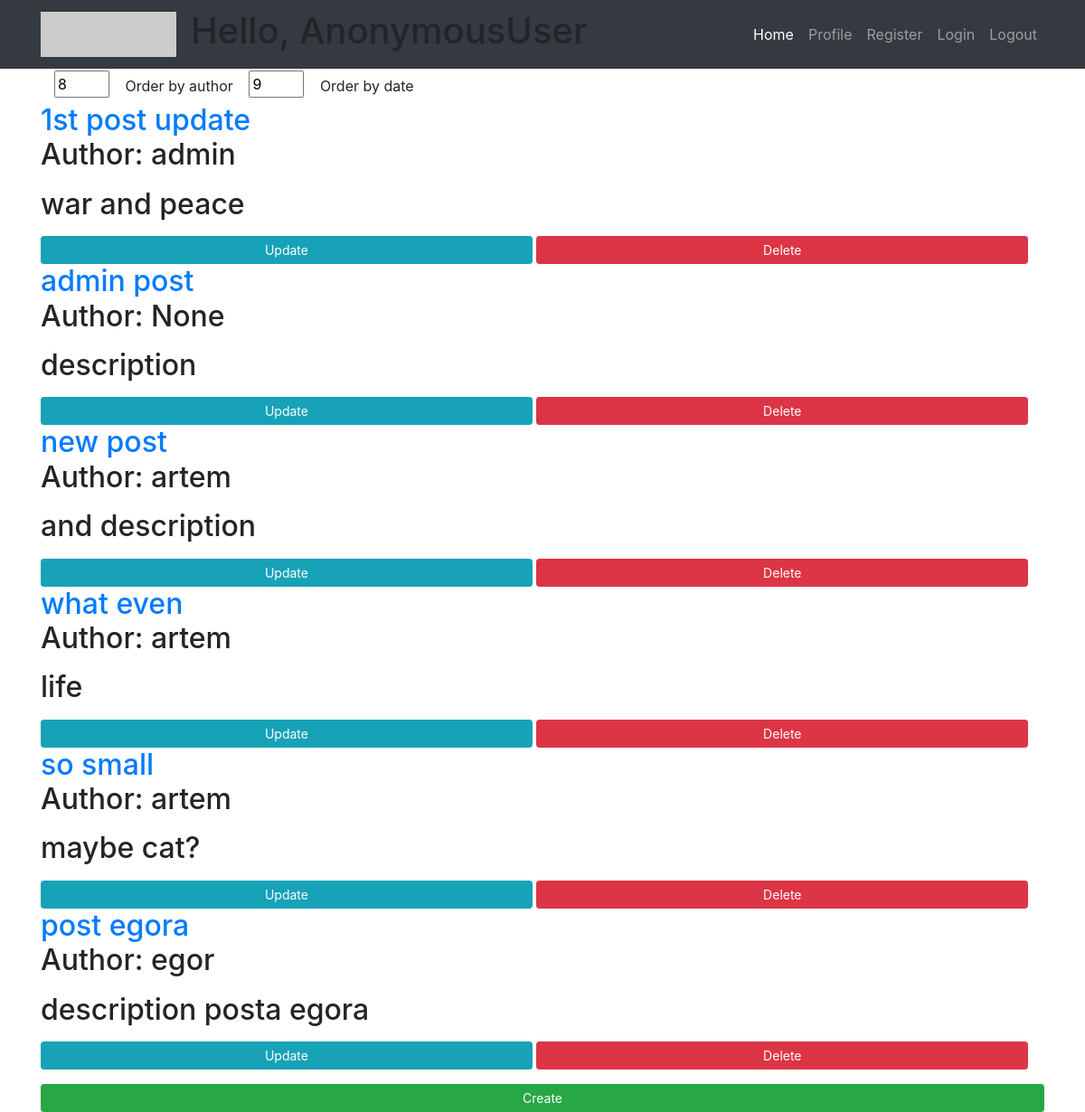
Screenshot of /blog/ with the database file from the repository.
### BlogApp/models.py (models this page shows, shortened)
class Post(models.Model):
    name = models.CharField(max_length=200, default='Untitled')
    creation_date = models.DateTimeField(auto_now_add=True, null=True)
    text = models.TextField()
    description = models.TextField(max_length=200)
    user = models.ForeignKey(Guest, on_delete=models.SET_NULL, null=True)

class Guest(models.Model):
    user = models.OneToOneField(User, null=True, blank=True, on_delete=models.CASCADE)
    name = models.CharField(max_length=200, null=True)  # should be unique
    date_created = models.DateTimeField(auto_now_add=True, null=True)
    email = models.EmailField(default='example@blog.com')  # can't change
    phone = models.IntegerField(blank=True, default=111111)
    profile_picture = models.ImageField(null=True, blank=True)
    skype = models.CharField(max_length=50, null=True, blank=True)
    def __str__(self):
        return self.name

### BlogApp/views.py (the view)
# urls.py: path('', views.index, name='home'),
def index(request):
    try:
        posts = Post.objects.all()
    except TypeError:
        template = loader.get_template('Blog/unauthenticated.html')
        return HttpResponse(template.render())
    if request.GET.get('order_by_author'):
        posts = Post.objects.all().order_by('user')
    elif request.GET.get('order_by_date'):
        posts = Post.objects.all().order_by('creation_date')
    context = {'posts': posts, 'user': request.user.username}
    return render(request, 'index.html', context)

### templates/index.html (shortened to what this page needs)
{% extends 'Blog/base.html' %}
{% block content %}
<div class="tasks">
    <div class="container">
        <form action="#" method="get">
            <input type="text" value="8" name="mytextbox" size="1"/>
            <input type="submit" class="btn" value="Order by author" name="order_by_author">
            <input type="text" value="9" name="mytextbox" size="1"/>
            <input type="submit" class="btn" value="Order by date" name="order_by_date">
        </form>
    </div>
    {% for post in posts %}
    <div class="label">
    <h2><a href="{% url 'Blog:post' post.id %}">{{ post.name }}</a>
    <p>Author: {{ post.user }}</p>
        <span>{{ post.description }}</span>
    </h2>
  <a href="{% url 'Blog:update' post.id %}" class="btn btn-sm btn-info"
     style="width: 49%">Update</a>
  <a href="{% url 'Blog:delete' post.id %}" class="btn btn-sm btn-danger"
     style="width: 49%">Delete</a>
  </div>
    {% endfor %}
    <a href="{% url 'Blog:create' %}" class="btn btn-sm btn-success"
    style="width: 100%">Create</a>
</div>
{% endblock %}

### rows the page displays
Post: name "1st post update", user "admin", description "war and peace"
Post: name "admin post", user "None", description "description"
Post: name "new post", user "artem", description "and description"
Post: name "what even", user "artem", description "life"
Post: name "so small", user "artem", description "maybe cat?"
Post: name "post egora", user "egor", description "description posta egora"

### other values shown
{{ request.user }} "AnonymousUser"
